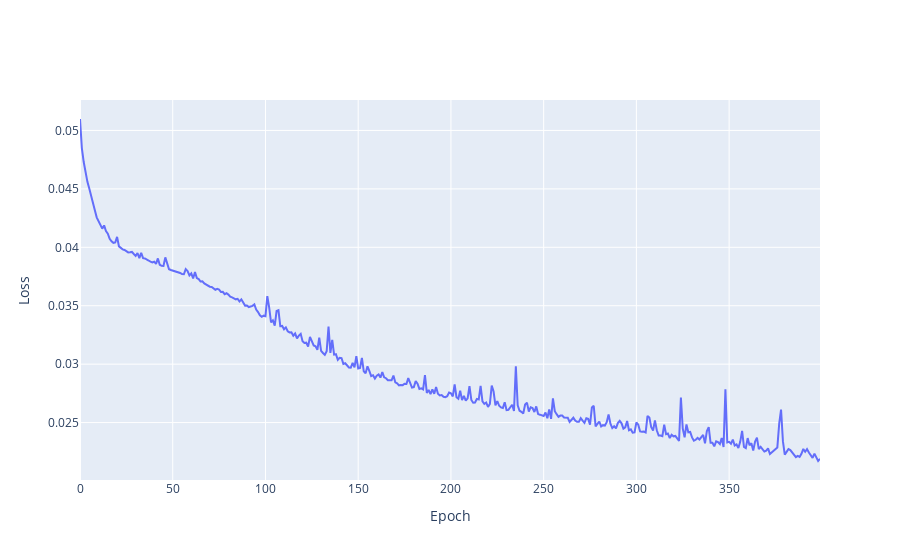

Write notebook code for a chart like this one.
### Code cell
plot_loss(history)

### Figure 1 — Plotly figure (JSON) as saved in the notebook; plotly's stock layout.template omitted (floating-point values rounded to 4 significant figures; data arrays with more than 128 entries replaced by an {"elided": "..."} marker saying what was removed)
{"data": [{"mode": "lines", "name": "Training Loss", "type": "scatter", "x": {"elided": "400 int values"}, "y": {"elided": "400 float values"}}], "layout": {"xaxis": {"title": {"text": "Epoch"}}, "yaxis": {"title": {"text": "Loss"}}}}
